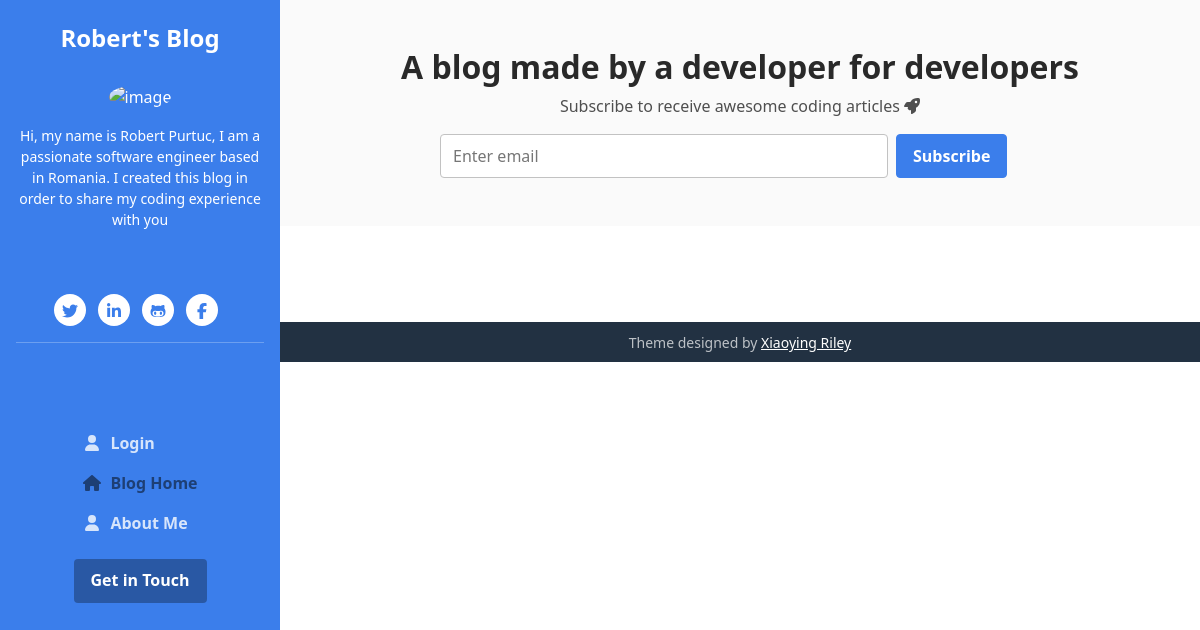
/vacancies/, run on an earlier commit of the app's database.
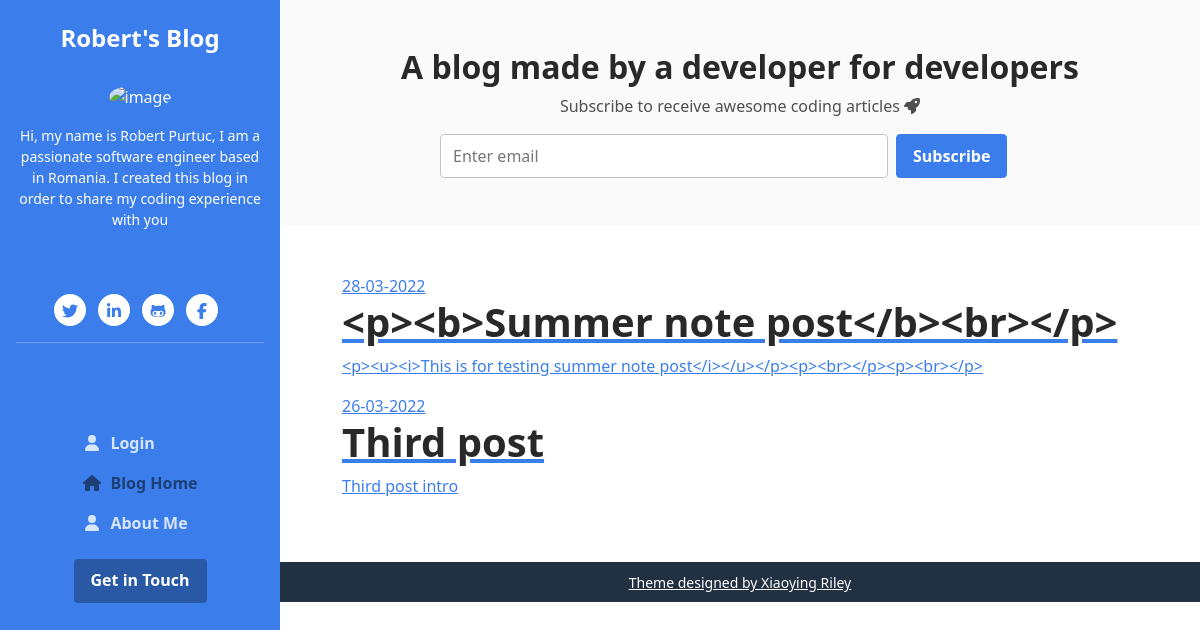
And on a later commit of the database.
### blog_post/models.py (models this page shows, shortened)
class Post(models.Model):
    user = models.CharField(max_length=255)
    category = models.ForeignKey(
        Category, related_name='posts', on_delete=models.CASCADE)
    title = models.CharField(max_length=255)
    slug = models.SlugField()
    intro = models.TextField()
    body = models.TextField()
    created_at = models.DateTimeField(auto_now_add=True)
    image = models.ImageField(upload_to='uploads/', blank=True, null=True)
    class Meta:
        ordering = ('-created_at',)

### blog_post/views.py (the view)
# urls.py: path("<slug:slug>/", views.category, name="category_detail"),
def category(request, slug):
    category = get_object_or_404(Category, slug=slug)
    return render(request, "blog_post/category.html", {"category": category})

### blog_post/templates/blog_post/category.html (shortened to what this page needs)
{% extends "core/base.html" %}
{% block content %}
<section class="hero ">
    <div class="hero-body">
        <section class="section">
            <div class="columns">
                <div class="column is-8 is-offset-2">
                {% for post in category.posts.all %}
                    <div class="content is-medium">
                        <a href="{% url "post_detail" post.category.slug post.slug %}"
                        <h2 class="subtitle is-4">{{ post.created_at|date:'d-m-Y' }}</h2>
                        <h1 class="title">{{ post.title }}</h1>
                        <p> {{ post.intro }}</p>
                    </div>
                    {% endfor %}
                </div>
            </div>
        </section>
        {% endblock %}

What changed in the data, as far as the page shows it:
added Post: created_at "28-03-2022", title "<p><b>Summer note post</b><br></p>", intro "<p><u><i>This is for testing summer note post</i></u></p><p><br></p><p><br></p>"
added Post: created_at "26-03-2022", title "Third post", intro "Third post intro"
